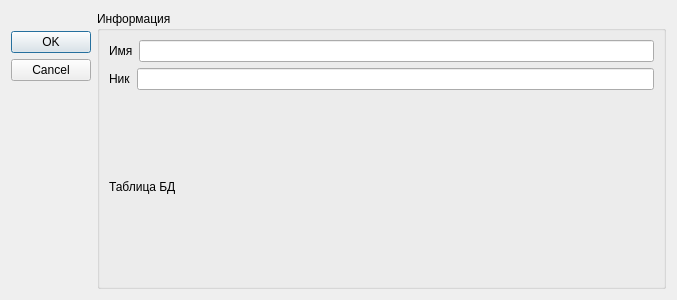
<?xml version="1.0" encoding="UTF-8"?>
<ui version="4.0">
 <class>AddProfileDialog</class>
 <widget class="QDialog" name="AddProfileDialog">
  <property name="geometry">
   <rect>
    <x>0</x>
    <y>0</y>
    <width>677</width>
    <height>300</height>
   </rect>
  </property>
  <property name="windowTitle">
   <string>Dialog</string>
  </property>
  <layout class="QHBoxLayout" name="horizontalLayout">
   <item>
    <layout class="QVBoxLayout" name="verticalLayout">
     <item>
      <widget class="QLabel" name="lblPhoto">
       <property name="text">
        <string/>
       </property>
       <property name="pixmap">
        <pixmap>:/images/images/stub.png</pixmap>
       </property>
      </widget>
     </item>
     <item>
      <widget class="QDialogButtonBox" name="buttonBox_2">
       <property name="orientation">
        <enum>Qt::Vertical</enum>
       </property>
       <property name="standardButtons">
        <set>QDialogButtonBox::Cancel|QDialogButtonBox::Ok</set>
       </property>
      </widget>
     </item>
    </layout>
   </item>
   <item>
    <widget class="QGroupBox" name="groupBox">
     <property name="title">
      <string>Информация</string>
     </property>
     <layout class="QVBoxLayout" name="verticalLayout_2">
      <item>
       <layout class="QHBoxLayout" name="horizontalLayout_3">
        <item>
         <widget class="QLabel" name="label">
          <property name="text">
           <string>Имя</string>
          </property>
         </widget>
        </item>
        <item>
         <widget class="QLineEdit" name="txtName"/>
        </item>
       </layout>
      </item>
      <item>
       <layout class="QHBoxLayout" name="horizontalLayout_4">
        <item>
         <widget class="QLabel" name="label_2">
          <property name="text">
           <string>Ник</string>
          </property>
         </widget>
        </item>
        <item>
         <widget class="QLineEdit" name="txtNick"/>
        </item>
       </layout>
      </item>
      <item>
       <widget class="QLabel" name="lblTable">
        <property name="toolTip">
         <string>Имя таблицы БД</string>
        </property>
        <property name="text">
         <string>Таблица БД</string>
        </property>
       </widget>
      </item>
     </layout>
    </widget>
   </item>
  </layout>
 </widget>
 <resources/>
 <connections/>
</ui>
